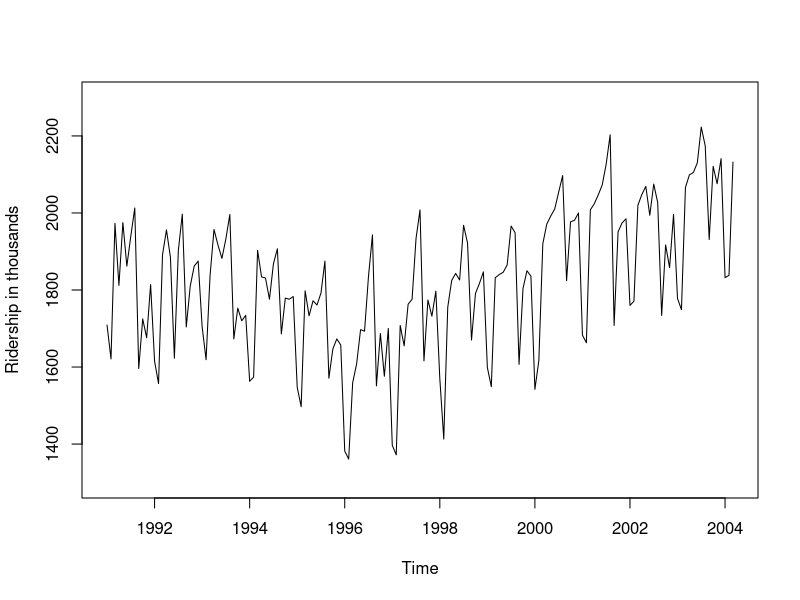
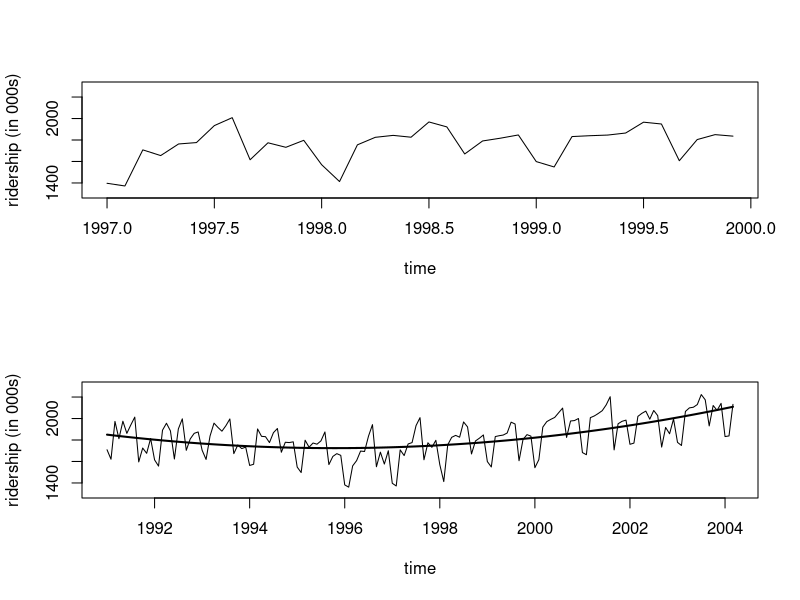
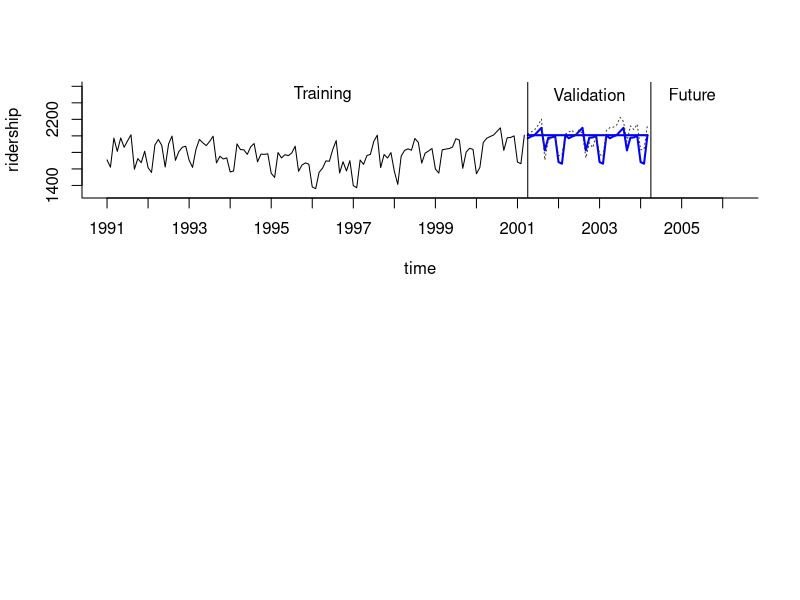

The R script that drew these images, in order:
## ---- chunk 1
install.packages('forecast', dependencies = TRUE)
library(forecast)
Amtrak = read.csv("Amtrak.csv.csv")
ridership = ts(Amtrak$Ridership, start = c(1991, 1), end =c(2004,3), freq = 12)
## ---- chunk 2
library(ggplot2)
plot(ridership, xlab= "Time", ylab = "Ridership in thousands", ylim = c(1300,2300))
## ---- chunk 3
ridership_3yrs = window(ridership, start = c(1997,1) , end = c(1999,12))

# fit a linear regression model to the time series
ridership_lm = tslm(ridership ~ trend + I(trend^2))

# shorter and longer time series
par(mfrow = c(2, 1))
plot(ridership_3yrs, xlab ="time", ylab = "ridership (in 000s)",
     ylim = c(1300, 2300))
plot(ridership, xlab ="time", ylab = "ridership (in 000s)",
     ylim = c(1300, 2300))

# overlay the fitted values of the linear model
lines(ridership_lm$fitted, lwd=2)


## ---- chunk 4
nValid = 36
nTrain = length(ridership) - 36

# partition
train = window(ridership, start = c(1991, 1), end = c(1991, nTrain))
validation = window(ridership, start = c(1991, nTrain + 1), end = c(1991, nTrain + nValid))

# generate the naive and seasonal naive forecasts
naive_pred = naive(train, h= nValid) # naive(h=..) h means number of periods for forecasting
snaive_pred = snaive(train, h = nValid)

# plot forecasts and actuals in the training and validation sets
plot(train, ylim = c(1300, 2600), ylab = "ridership", xlab = "time", bty = "l",
     xaxt = "n", xlim = c(1991, 2006.25), main ="")
axis(1, at = seq(1991, 2006, 1), labels = format(seq(1991, 2006, 1)))
lines(naive_pred$mean, lwd = 2, col ="blue", lty = 1)
lines(snaive_pred$mean, lwd = 2, col ="blue", lty = 1)
lines(validation, col = "grey20", lty=3)
lines(c(2004.25 - 3, 2004.25 -3), c(0,3500))
lines(c(2004.25, 2004.25), c(0,3500))
text(1996.25, 2500, "Training")
text(2002.75, 2500, "Validation")
text(2005.25, 2500, "Future")



